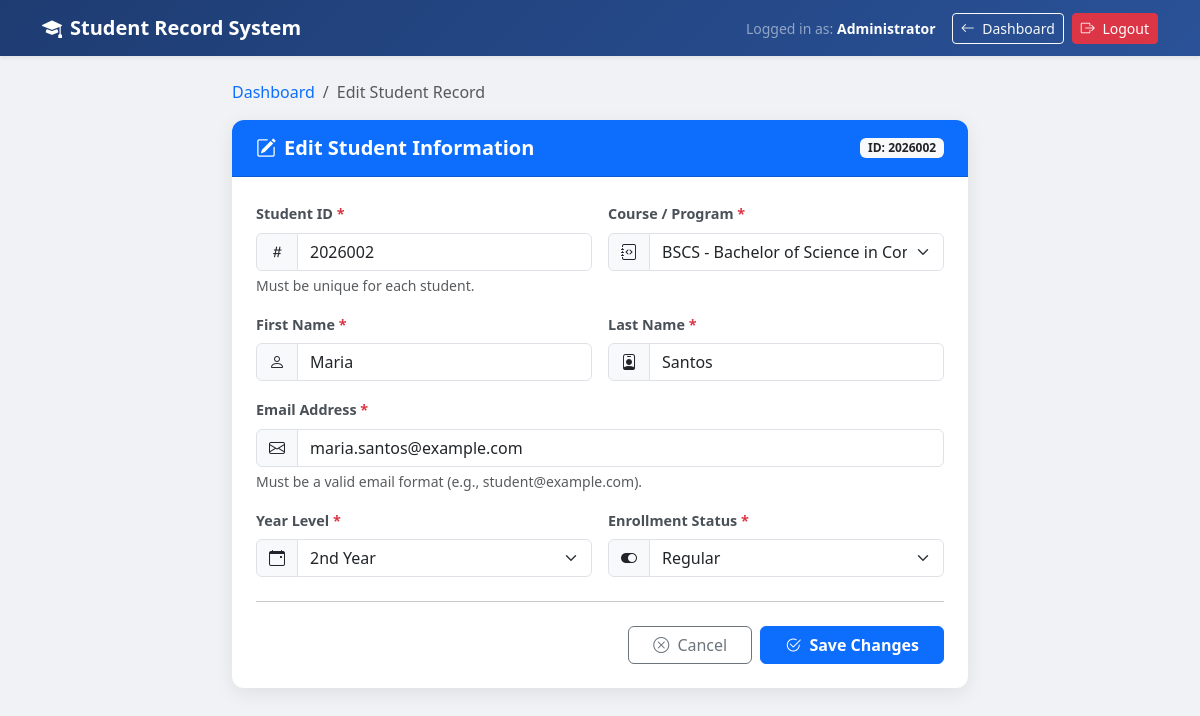
/edit_student.php?id=2 (signed in), run on the app's committed database.
### tables this page shows
CREATE TABLE `students` (
  `id` INT(11) NOT NULL AUTO_INCREMENT,
  `student_id` VARCHAR(50) NOT NULL UNIQUE,
  `first_name` VARCHAR(100) NOT NULL,
  `last_name` VARCHAR(100) NOT NULL,
  `email` VARCHAR(150) NOT NULL,
  `course` VARCHAR(100) NOT NULL,
  `year_level` INT(11) NOT NULL,
  `status` VARCHAR(50) NOT NULL DEFAULT 'Regular',
  `created_at` TIMESTAMP NOT NULL DEFAULT CURRENT_TIMESTAMP,
  `updated_at` TIMESTAMP NOT NULL DEFAULT CURRENT_TIMESTAMP ON UPDATE CURRENT_TIMESTAMP,
  PRIMARY KEY (`id`)
);

### edit_student.php (the view, shortened to what this page needs)
<?php
require_once 'db_connection.php';
$student_id_val = "";
$first_name_val = "";
$last_name_val  = "";
$email_val      = "";
$course_val     = "";
$year_level_val = 1;
$status_val     = "Regular";
$id_param = intval($_GET['id'] ?? ($_POST['id'] ?? 0));
if ($id_param > 0) {
    $fetchSql = "SELECT * FROM students WHERE id = ?";
    $fetchStmt = $conn->prepare($fetchSql);
    $fetchStmt->bind_param("i", $id_param);
    $fetchStmt->execute();
    $result = $fetchStmt->get_result();
    if ($result && $result->num_rows === 1) {
        $student = $result->fetch_assoc();
        $student_id_val = $student['student_id'];
        $first_name_val = $student['first_name'];
        $last_name_val  = $student['last_name'];
        $email_val      = $student['email'];
        $course_val     = $student['course'];
        $year_level_val = $student['year_level'];
        $status_val     = $student['status'];
    } else {
        $_SESSION['error'] = "Student record not found.";
        header("Location: dashboard.php");
        exit();
    }
} else {
    $_SESSION['error'] = "Invalid student record ID.";
    header("Location: dashboard.php");
    exit();
}
?>
<!DOCTYPE html>
<html lang="en">
<head>
    <link href="https://cdn.jsdelivr.net/npm/bootstrap@5.3.0/dist/css/bootstrap.min.css" rel="stylesheet">
    <link href="https://cdn.jsdelivr.net/npm/bootstrap-icons@1.11.1/font/bootstrap-icons.css" rel="stylesheet">
</head>
<body>
<nav class="navbar navbar-expand-lg navbar-dark navbar-custom shadow-sm mb-4">
    <div class="container">
        <a class="navbar-brand fw-bold" href="dashboard.php">
            <i class="bi bi-mortarboard-fill me-2"></i>Student Record System
        </a>
        <div class="d-flex align-items-center">
            <span class="text-white-50 me-3 small">
                Logged in as: <strong class="text-white"><?= htmlspecialchars($_SESSION['full_name'] ?? $_SESSION['username']); ?></strong>
            </span>
            <a href="dashboard.php" class="btn btn-outline-light btn-sm me-2">
                <i class="bi bi-arrow-left me-1"></i> Dashboard
            </a>
            <a href="logout.php" class="btn btn-danger btn-sm">
                <i class="bi bi-box-arrow-right me-1"></i> Logout
            </a>
        </div>
    </div>
</nav>
<div class="container pb-5">
    <div class="row justify-content-center">
        <div class="col-lg-8 col-md-10">
            <nav aria-label="breadcrumb" class="mb-3">
                <ol class="breadcrumb">
                    <li class="breadcrumb-item"><a href="dashboard.php" class="text-decoration-none">Dashboard</a></li>
                    <li class="breadcrumb-item active" aria-current="page">Edit Student Record</li>
                </ol>
            </nav>
            <div class="card card-custom">
                <div class="card-header card-header-custom d-flex align-items-center justify-content-between">
                    <h5 class="mb-0 fw-bold">
                        <i class="bi bi-pencil-square me-2"></i>Edit Student Information
                    </h5>
                    <span class="badge bg-light text-dark">ID: <?= htmlspecialchars($student_id_val); ?></span>
                </div>
                <div class="card-body p-4">
                    <form method="POST" action="edit_student.php">
                        <div class="row g-3">
                            <div class="col-md-6">
                                <label for="student_id" class="form-label">
                                    Student ID <span class="text-danger">*</span>
                                </label>
                                <div class="input-group">
                                    <span class="input-group-text"><i class="bi bi-hash"></i></span>
                                    <input type="text" class="form-control" id="student_id" name="student_id"
                                           value="<?= htmlspecialchars($student_id_val); ?>" required>
                                </div>
                                <div class="form-text">Must be unique for each student.</div>
                            </div>
                            <div class="col-md-6">
                                <label for="course" class="form-label">
                                    Course / Program <span class="text-danger">*</span>
                                </label>
                                <div class="input-group">
                                    <span class="input-group-text"><i class="bi bi-journal-code"></i></span>
                                    <select class="form-select" id="course" name="course" required>
                                        <option value="BSCS" <?= ($course_val === 'BSCS') ? 'selected' : ''; ?>>BSCS - Bachelor of Science in Computer Science</option>
                                    </select>
                                </div>
                            </div>
                            <div class="col-md-6">
                                <label for="first_name" class="form-label">
                                    First Name <span class="text-danger">*</span>
                                </label>
                                <div class="input-group">
                                    <span class="input-group-text"><i class="bi bi-person"></i></span>
                                    <input type="text" class="form-control" id="first_name" name="first_name"
                                           value="<?= htmlspecialchars($first_name_val); ?>" required>
                                </div>
                            </div>
                            <div class="col-md-6">
                                <label for="last_name" class="form-label">
                                    Last Name <span class="text-danger">*</span>
                                </label>
                                <div class="input-group">
                                    <span class="input-group-text"><i class="bi bi-person-badge"></i></span>
                                    <input type="text" class="form-control" id="last_name" name="last_name"
                                           value="<?= htmlspecialchars($last_name_val); ?>" required>
                                </div>
                            </div>
                            <div class="col-md-12">
                                <label for="email" class="form-label">
                                    Email Address <span class="text-danger">*</span>
                                </label>
                                <div class="input-group">
                                    <span class="input-group-text"><i class="bi bi-envelope"></i></span>
                                    <input type="email" class="form-control" id="email" name="email"
                                           value="<?= htmlspecialchars($email_val); ?>" required>
                                </div>
                                <div class="form-text">Must be a valid email format (e.g., student@example.com).</div>
                            </div>
                            <div class="col-md-6">
                                <label for="year_level" class="form-label">
                                    Year Level <span class="text-danger">*</span>
                                </label>
                                <div class="input-group">
                                    <span class="input-group-text"><i class="bi bi-calendar-event"></i></span>
                                    <select class="form-select" id="year_level" name="year_level" required>
                                        <option value="2" <?= ($year_level_val == 2) ? 'selected' : ''; ?>>2nd Year</option>
                                    </select>
                                </div>
                            </div>
                            <div class="col-md-6">
                                <label for="status" class="form-label">
                                    Enrollment Status <span class="text-danger">*</span>
                                </label>
                                <div class="input-group">
                                    <span class="input-group-text"><i class="bi bi-toggle-on"></i></span>
                                    <select class="form-select" id="status" name="status" required>
                                        <option value="Regular" <?= ($status_val === 'Regular') ? 'selected' : ''; ?>>Regular</option>
                                    </select>
                                </div>
                            </div>
                        </div>
                        <hr class="my-4">
                        <div class="d-flex justify-content-end gap-2">
                            <a href="dashboard.php" class="btn btn-outline-secondary px-4">
                                <i class="bi bi-x-circle me-1"></i> Cancel
                            </a>
                            <button type="submit" class="btn btn-primary px-4 fw-semibold">
                                <i class="bi bi-check2-circle me-1"></i> Save Changes
                            </button>
                        </div>
                    </form>
                </div>
            </div>
        </div>
    </div>
</div>
</body>
</html>

### edit_student.php (style rules this page uses)
body { background-color: #f0f2f5; font-family: 'Segoe UI', Tahoma, Geneva, Verdana, sans-serif; min-height: 100vh; }
.navbar-custom { background: linear-gradient(135deg, #1e3c72 0%, #2a5298 100%); }
.card-custom { border: none; border-radius: 12px; box-shadow: 0 5px 20px rgba(0,0,0,0.08); background: #ffffff; }
.card-header-custom { background-color: #0d6efd; color: #ffffff; border-radius: 12px 12px 0 0 !important; padding: 16px 24px; }
.form-label { font-weight: 600; color: #495057; font-size: 0.9rem; }

### data on the page
students: student "2026002", student_id "2026002", course "BSCS - Bachelor of Science in Computer Science", first_name "Maria", last_name "Santos", email "maria.santos@example.com", year_level "2nd Year", status "Regular"

### other printed values
$_SESSION['full_name'] "Administrator"
